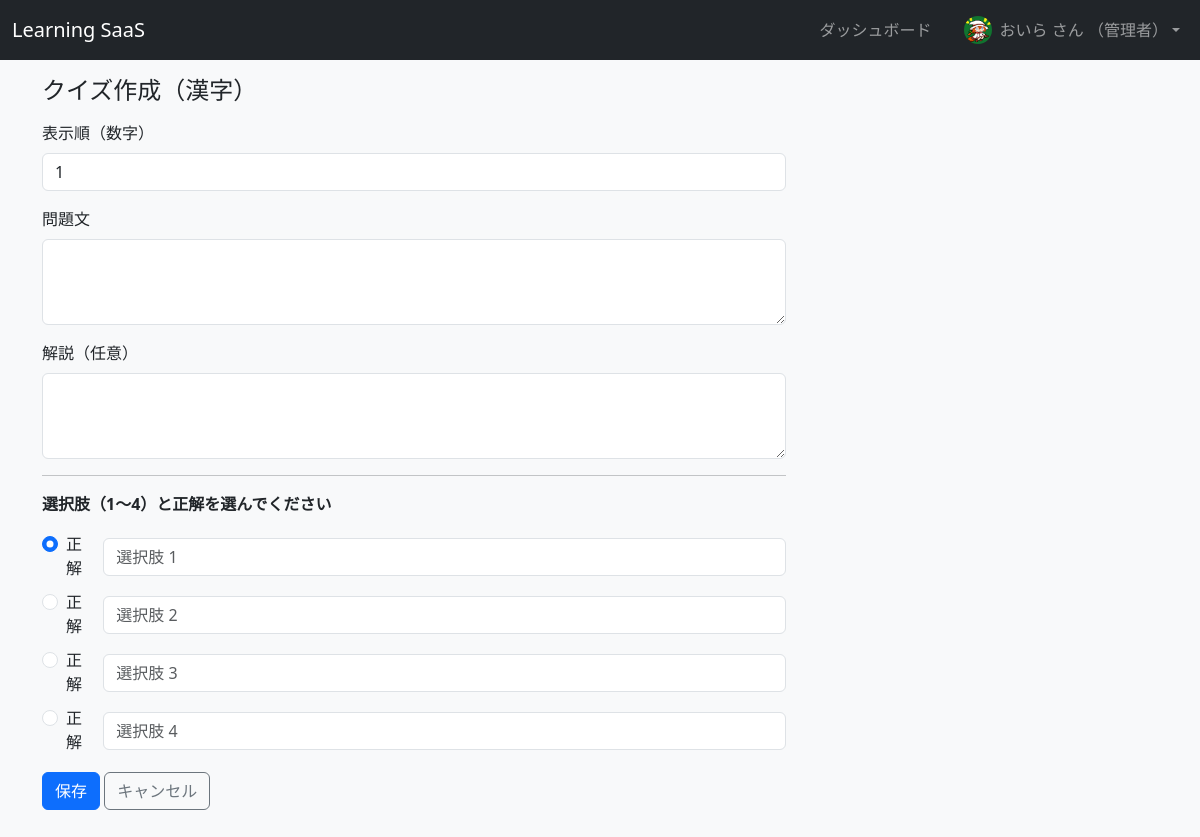
Screenshot of /lessons/1/quiz/create (signed in) with the database file from the repository.
### app/models.py (models this page shows)
class UserProfile(db.Model):
    __tablename__ = "user_profiles"
    id = db.Column(db.Integer, primary_key=True)
    user_id = db.Column(
        db.Integer, db.ForeignKey("users.id"), nullable=False, unique=True
    )
    display_name = db.Column(db.String(100), nullable=True)
    avatar_filename = db.Column(db.String(255), nullable=True)
    weekly_goal_lessons = db.Column(db.Integer, nullable=True)
    user = db.relationship("User", back_populates="profile")

class Lesson(db.Model):
    __tablename__ = "lessons"
    id = db.Column(db.Integer, primary_key=True)
    course_id = db.Column(db.Integer, db.ForeignKey("courses.id"), nullable=False)
    title = db.Column(db.String(100), nullable=False)
    content = db.Column(db.Text, nullable=True)
    sort_order = db.Column(db.Integer, default=1)
    course = db.relationship("Course", back_populates="lessons")
    progress = db.relationship(
        "LessonProgress", back_populates="lesson", cascade="all, delete-orphan"
    )
    quiz_questions = db.relationship(
        "QuizQuestion", back_populates="lesson", cascade="all, delete-orphan"
    )
    quiz_results = db.relationship(
        "QuizResult", back_populates="lesson", cascade="all, delete-orphan"
    )

### app/main.py (the view, shortened to what this page needs)
@bp.route("/lessons/<int:lesson_id>/quiz/create", methods=["GET", "POST"])
@login_required
def quiz_create(lesson_id: int):
    if current_user.role != "admin":
        flash("クイズ作成は管理者のみ可能です。", "danger")
        return redirect(url_for("main.lesson_detail", lesson_id=lesson_id))
    lesson = Lesson.query.get_or_404(lesson_id)
    return render_template("courses/quiz_create.html", lesson=lesson)

### app/models.py (called while the page is built)
@login_manager.user_loader
def load_user(user_id: str):
    return User.query.get(int(user_id))

    @property
    def display_name(self) -> str:
        if self.profile and self.profile.display_name:
            return self.profile.display_name
        return self.username

### app/templates/courses/quiz_create.html (shortened to what this page needs)
{% extends "base.html" %}
{% block content %}
  <h1 class="h4 mb-3">クイズ作成（{{ lesson.title }}）</h1>
  <form method="post" class="col-lg-8">
    <div class="mb-3">
      <label class="form-label">表示順（数字）</label>
      <input type="number" name="sort_order" class="form-control" value="1" required>
    </div>
    <div class="mb-3">
      <label class="form-label">問題文</label>
      <textarea name="question_text" class="form-control" rows="3" required></textarea>
    </div>
    <div class="mb-3">
      <label class="form-label">解説（任意）</label>
      <textarea name="explanation" class="form-control" rows="3"></textarea>
    </div>
    <hr>
    <p class="fw-bold">選択肢（1〜4）と正解を選んでください</p>
    {% for i in range(1, 5) %}
      <div class="mb-2 d-flex align-items-center gap-2">
        <div class="form-check">
          <input class="form-check-input"
                 type="radio"
                 name="correct_choice"
                 id="correct{{ i }}"
                 value="{{ i }}"
                 {% if i == 1 %}checked{% endif %}>
          <label class="form-check-label" for="correct{{ i }}">
            正解
          </label>
        </div>
        <input type="text"
               class="form-control"
               name="choice{{ i }}"
               placeholder="選択肢 {{ i }}">
      </div>
    {% endfor %}
    <div class="mt-3">
      <button class="btn btn-primary">保存</button>
      <a class="btn btn-outline-secondary"
         href="{{ url_for('main.quiz_manage', lesson_id=lesson.id) }}">
        キャンセル
      </a>
    </div>
  </form>
{% endblock %}

### app/templates/base.html (shortened to what this page needs)
<!doctype html>
<html lang="ja">
  <head>
    <link
      href="https://cdn.jsdelivr.net/npm/bootstrap@5.3.3/dist/css/bootstrap.min.css"
      rel="stylesheet"
    >
  </head>
  <body class="bg-light">
    <nav class="navbar navbar-expand-lg navbar-dark bg-dark mb-3">
      <div class="container-fluid">
        <a class="navbar-brand" href="{{ url_for('main.index') }}">Learning SaaS</a>
        <div class="collapse navbar-collapse justify-content-end" id="navbarMain">
          <ul class="navbar-nav align-items-center mb-2 mb-lg-0">
            {% if current_user.is_authenticated %}
              <li class="nav-item me-3">
                <a class="nav-link" href="{{ url_for('main.dashboard') }}">ダッシュボード</a>
              </li>
              <li class="nav-item dropdown">
                <a
                  class="nav-link dropdown-toggle d-flex align-items-center"
                  href="#"
                  id="userDropdown"
                  role="button"
                  data-bs-toggle="dropdown"
                  aria-expanded="false"
                >
                  {% if current_user.profile and current_user.profile.avatar_filename %}
                    <img
                      src="{{ url_for('static', filename='uploads/avatars/' ~ current_user.profile.avatar_filename) }}"
                      alt="avatar"
                      class="rounded-circle me-2"
                      style="width: 28px; height: 28px; object-fit: cover;"
                    >
                  {% endif %}
                  <span>
                    {{ current_user.display_name }} さん
                    {% if current_user.role == "admin" %}
                      （管理者）
                    {% endif %}
                  </span>
                </a>
              </li>
            {% else %}
              <li class="nav-item">
                <a class="nav-link" href="{{ url_for('auth.login') }}">ログイン</a>
              </li>
            {% endif %}
          </ul>
        </div>
      </div>
    </nav>
    <main class="container mb-5">
      {% block content %}{% endblock %}
    </main>
  </body>
</html>

### rows the page displays
UserProfile: avatar_filename (picture), display_name "おいら"
Lesson: title "漢字"
